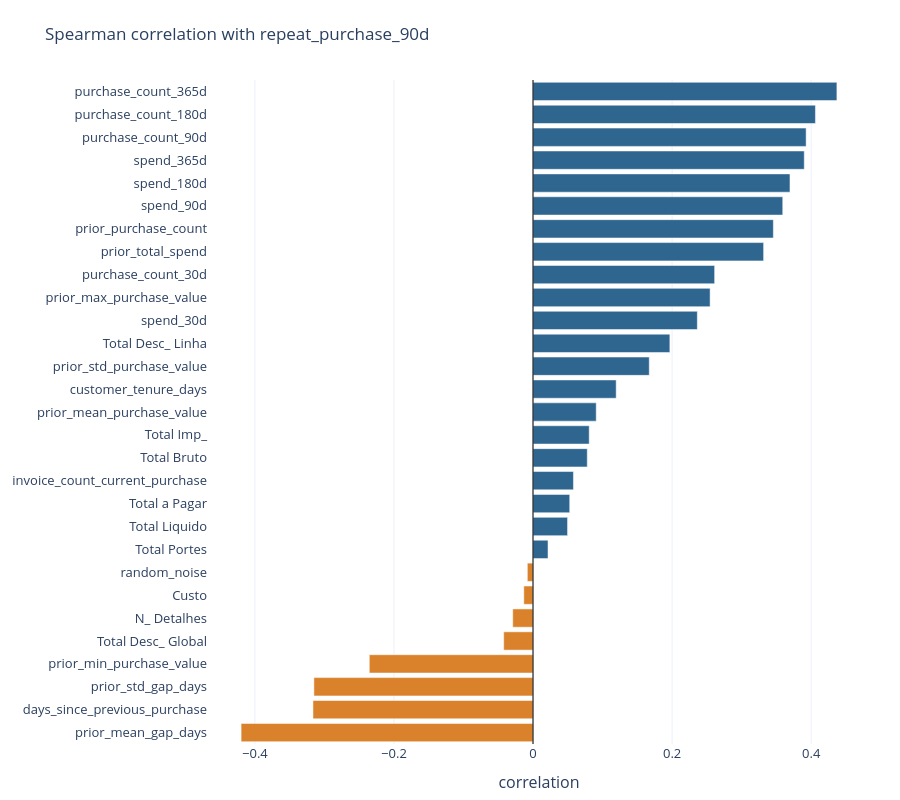

Source (notebook cell):
### Markdown cell above
## 4. Which original numeric predictors are associated with `repeat_purchase_90d`?

We use Spearman correlation to measure monotonic associations with repeat purchase. A positive correlation means purchases followed by a repeat tend to have higher feature values.

Each correlation uses rows where both the predictor and target are available, so sample sizes can differ across predictors. A feature with a non-monotonic relationship can have a weak correlation and still improve model performance. We use validation to assess its contribution.

### Code cell
num_cols = df.select_dtypes("number").columns.drop(["ID", "customer_id", TARGET, SPEND], errors="ignore")
corr_target = pd.Series({c: spearmanr(df[c], df[TARGET], nan_policy="omit")[0] for c in num_cols}).sort_values()

colors = [BLUE if v > 0 else ORANGE for v in corr_target]
fig = go.Figure(go.Bar(x=corr_target.values, y=corr_target.index, orientation="h", marker_color=colors,
                       hovertemplate="%{y}: %{x:.3f}<extra></extra>"))
fig.add_vline(x=0, line_color="black", line_width=1)
fig.update_layout(title="Spearman correlation with repeat_purchase_90d", xaxis_title="correlation", height=800)
fig.show()

### Figure 1 — Plotly figure (JSON) as saved in the notebook; plotly's stock layout.template omitted (floating-point values rounded to 4 significant figures)
{"data": [{"hovertemplate": "%{y}: %{x:.3f}<extra></extra>", "marker": {"color": ["#d9822b", "#d9822b", "#d9822b", "#d9822b", "#d9822b", "#d9822b", "#d9822b", "#d9822b", "#2f6690", "#2f6690", "#2f6690", "#2f6690", "#2f6690", "#2f6690", "#2f6690", "#2f6690", "#2f6690", "#2f6690", "#2f6690", "#2f6690", "#2f6690", "#2f6690", "#2f6690", "#2f6690", "#2f6690", "#2f6690", "#2f6690", "#2f6690", "#2f6690"]}, "orientation": "h", "type": "bar", "x": [-0.4198, -0.3165, -0.3151, -0.2355, -0.0422, -0.0292, -0.01327, -0.008193, 0.02153, 0.04966, 0.05277, 0.05812, 0.078, 0.08079, 0.09088, 0.1196, 0.1671, 0.1968, 0.2363, 0.2546, 0.2612, 0.3316, 0.3456, 0.3591, 0.3695, 0.3901, 0.3928, 0.4061, 0.437], "y": ["prior_mean_gap_days", "days_since_previous_purchase", "prior_std_gap_days", "prior_min_purchase_value", "Total Desc_ Global", "N_ Detalhes", "Custo", "random_noise", "Total Portes", "Total Liquido", "Total a Pagar", "invoice_count_current_purchase", "Total Bruto", "Total Imp_", "prior_mean_purchase_value", "customer_tenure_days", "prior_std_purchase_value", "Total Desc_ Linha", "spend_30d", "prior_max_purchase_value", "purchase_count_30d", "prior_total_spend", "prior_purchase_count", "spend_90d", "spend_180d", "spend_365d", "purchase_count_90d", "purchase_count_180d", "purchase_count_365d"]}], "layout": {"height": 800, "shapes": [{"line": {"color": "black", "width": 1}, "type": "line", "x0": 0, "x1": 0, "xref": "x", "y0": 0, "y1": 1, "yref": "y domain"}], "title": {"text": "Spearman correlation with repeat_purchase_90d"}, "xaxis": {"title": {"text": "correlation"}}}}
